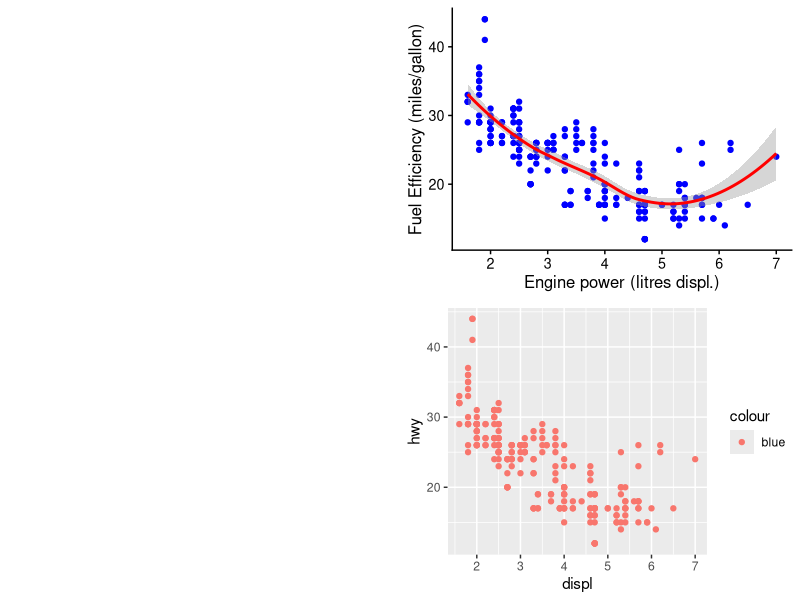

Write R code to recreate this figure.
## ---- chunk 1

library(ggplot2)
library(cowplot)


yes_img <- "images/yes.png"
no_img <- "images/no.png"

yes_plot <- ggdraw() + draw_image(yes_img, scale = 1)
no_plot <- ggdraw() + draw_image(no_img, scale = 1)

bad_plot <- 
  ggplot(mpg, aes(x = displ, y = hwy, colour = "blue")) +
  geom_point()

good_plot <- 
  ggplot(mpg, aes(x = displ, y = hwy)) +
  geom_point(colour = "blue") +
  geom_smooth(colour = "red") + 
  theme_half_open(12) +
  labs(x = "Engine power (litres displ.)",
       y = "Fuel Efficiency (miles/gallon)")


plot_grid(yes_plot, good_plot,
          no_plot, bad_plot) 
